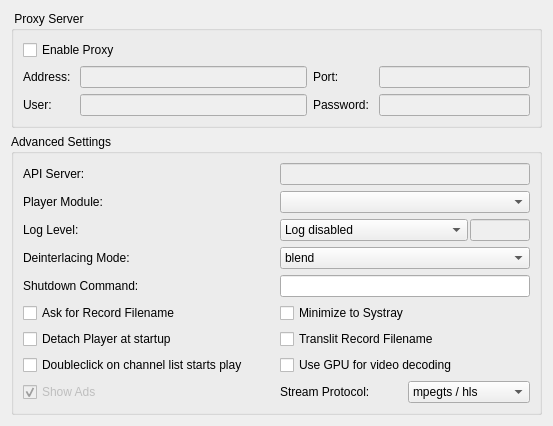
     <widget class="QWidget" name="tabAdvanced">
      <property name="enabled">
       <bool>true</bool>
      </property>
      <attribute name="title">
       <string>&amp;Advanced</string>
      </attribute>
      <layout class="QVBoxLayout" name="verticalLayout_3">
       <item>
        <widget class="QGroupBox" name="groupProxy">
         <property name="title">
          <string> Proxy Server </string>
         </property>
         <layout class="QGridLayout" name="gridLayout_3" columnstretch="0,60,0,40">
          <item row="0" column="0" colspan="2">
           <widget class="QCheckBox" name="useProxy">
            <property name="text">
             <string>Enable Proxy</string>
            </property>
           </widget>
          </item>
          <item row="1" column="0">
           <widget class="QLabel" name="label_5">
            <property name="minimumSize">
             <size>
              <width>0</width>
              <height>0</height>
             </size>
            </property>
            <property name="text">
             <string>Address: </string>
            </property>
           </widget>
          </item>
          <item row="1" column="1">
           <widget class="QLineEdit" name="lineProxyHost">
            <property name="enabled">
             <bool>false</bool>
            </property>
           </widget>
          </item>
          <item row="1" column="2">
           <widget class="QLabel" name="label_6">
            <property name="text">
             <string>Port:</string>
            </property>
           </widget>
          </item>
          <item row="1" column="3">
           <widget class="QLineEdit" name="lineProxyPort">
            <property name="enabled">
             <bool>false</bool>
            </property>
            <property name="minimumSize">
             <size>
              <width>0</width>
              <height>0</height>
             </size>
            </property>
           </widget>
          </item>
          <item row="2" column="0">
           <widget class="QLabel" name="label_8">
            <property name="minimumSize">
             <size>
              <width>0</width>
              <height>0</height>
             </size>
            </property>
            <property name="text">
             <string>User: </string>
            </property>
           </widget>
          </item>
          <item row="2" column="1">
           <widget class="QLineEdit" name="lineProxyUser">
            <property name="enabled">
             <bool>false</bool>
            </property>
           </widget>
          </item>
          <item row="2" column="2">
           <widget class="QLabel" name="label_7">
            <property name="text">
             <string>Password: </string>
            </property>
           </widget>
          </item>
          <item row="2" column="3">
           <widget class="QLineEdit" name="lineProxyPassword">
            <property name="enabled">
             <bool>false</bool>
            </property>
            <property name="echoMode">
             <enum>QLineEdit::Password</enum>
            </property>
           </widget>
          </item>
         </layout>
        </widget>
       </item>
       <item>
        <widget class="QGroupBox" name="groupAdvanced">
         <property name="title">
          <string>Advanced Settings</string>
         </property>
         <layout class="QGridLayout" name="gridLayout" columnstretch="5,5">
          <item row="0" column="0">
           <widget class="QLabel" name="lanApiServer">
            <property name="text">
             <string>API Server: </string>
            </property>
           </widget>
          </item>
          <item row="0" column="1">
           <widget class="QLineEdit" name="lineApiServer">
            <property name="enabled">
             <bool>false</bool>
            </property>
           </widget>
          </item>
          <item row="1" column="0">
           <widget class="QLabel" name="label_15">
            <property name="text">
             <string>Player Module:</string>
            </property>
           </widget>
          </item>
          <item row="1" column="1">
           <widget class="QComboBox" name="cbxPlayerMod"/>
          </item>
          <item row="2" column="0">
           <widget class="QLabel" name="label_11">
            <property name="text">
             <string>Log Level:</string>
            </property>
           </widget>
          </item>
          <item row="2" column="1">
           <layout class="QHBoxLayout" name="horizontalLayout_4" stretch="5,1">
            <property name="spacing">
             <number>2</number>
            </property>
            <item>
             <widget class="QComboBox" name="cbxLogLevel">
              <item>
               <property name="text">
                <string>Log disabled</string>
               </property>
              </item>
              <item>
               <property name="text">
                <string>Log Errors only</string>
               </property>
              </item>
              <item>
               <property name="text">
                <string>Log Errors and Warnings</string>
               </property>
              </item>
              <item>
               <property name="text">
                <string>Log everything</string>
               </property>
              </item>
             </widget>
            </item>
            <item>
             <widget class="QLineEdit" name="lineVlcVerbose">
              <property name="enabled">
               <bool>false</bool>
              </property>
              <property name="minimumSize">
               <size>
                <width>60</width>
                <height>0</height>
               </size>
              </property>
             </widget>
            </item>
           </layout>
          </item>
          <item row="3" column="0">
           <widget class="QLabel" name="label_9">
            <property name="text">
             <string>Deinterlacing Mode: </string>
            </property>
           </widget>
          </item>
          <item row="3" column="1">
           <widget class="QComboBox" name="cbxDeintlMode">
            <item>
             <property name="text">
              <string>blend</string>
             </property>
            </item>
            <item>
             <property name="text">
              <string>bob</string>
             </property>
            </item>
            <item>
             <property name="text">
              <string>discard</string>
             </property>
            </item>
            <item>
             <property name="text">
              <string>linear</string>
             </property>
            </item>
            <item>
             <property name="text">
              <string>mean</string>
             </property>
            </item>
            <item>
             <property name="text">
              <string>x</string>
             </property>
            </item>
            <item>
             <property name="text">
              <string>yadif</string>
             </property>
            </item>
            <item>
             <property name="text">
              <string>yadif2x</string>
             </property>
            </item>
           </widget>
          </item>
          <item row="4" column="0">
           <widget class="QLabel" name="label_13">
            <property name="text">
             <string>Shutdown Command:</string>
            </property>
           </widget>
          </item>
          <item row="4" column="1">
           <widget class="QLineEdit" name="lineShutdown"/>
          </item>
          <item row="5" column="0">
           <widget class="QCheckBox" name="checkAskForName">
            <property name="text">
             <string>Ask for Record Filename</string>
            </property>
           </widget>
          </item>
          <item row="5" column="1">
           <widget class="QCheckBox" name="checkHideToSystray">
            <property name="text">
             <string>Minimize to Systray</string>
            </property>
           </widget>
          </item>
          <item row="6" column="0">
           <widget class="QCheckBox" name="checkDetach">
            <property name="text">
             <string>Detach Player at startup</string>
            </property>
           </widget>
          </item>
          <item row="6" column="1">
           <widget class="QCheckBox" name="checkTranslit">
            <property name="text">
             <string>Translit Record Filename</string>
            </property>
           </widget>
          </item>
          <item row="7" column="0">
           <widget class="QCheckBox" name="check2ClicksToPlay">
            <property name="text">
             <string>Doubleclick on channel list starts play</string>
            </property>
           </widget>
          </item>
          <item row="7" column="1">
           <widget class="QCheckBox" name="checkGPUAcc">
            <property name="text">
             <string>Use GPU for video decoding</string>
            </property>
           </widget>
          </item>
          <item row="8" column="0">
           <widget class="QCheckBox" name="checkAds">
            <property name="enabled">
             <bool>false</bool>
            </property>
            <property name="text">
             <string>Show Ads</string>
            </property>
            <property name="checked">
             <bool>true</bool>
            </property>
           </widget>
          </item>
          <item row="8" column="1">
           <layout class="QHBoxLayout" name="horizontalLayout_13">
            <item>
             <widget class="QLabel" name="label_28">
              <property name="text">
               <string>Stream Protocol:</string>
              </property>
             </widget>
            </item>
            <item>
             <widget class="QComboBox" name="cbxStreamFormat">
              <item>
               <property name="text">
                <string>mpegts / hls</string>
               </property>
              </item>
              <item>
               <property name="text">
                <string>hds</string>
               </property>
              </item>
              <item>
               <property name="text">
                <string>rtsp</string>
               </property>
              </item>
              <item>
               <property name="text">
                <string>hls</string>
               </property>
              </item>
             </widget>
            </item>
           </layout>
          </item>
         </layout>
        </widget>
       </item>
      </layout>
     </widget>
